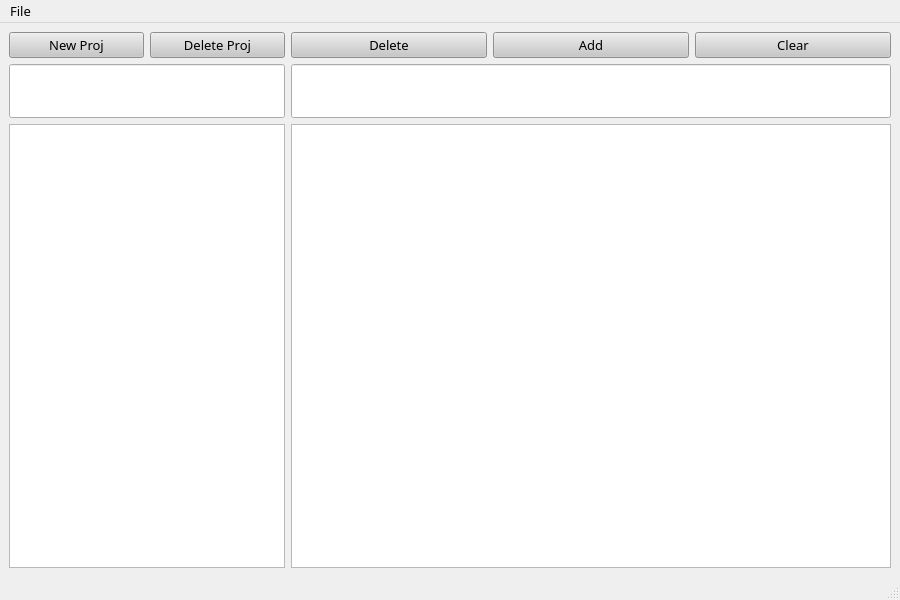
<?xml version="1.0" encoding="UTF-8"?>
<ui version="4.0">
 <class>MainWindow</class>
 <widget class="QMainWindow" name="MainWindow">
  <property name="geometry">
   <rect>
    <x>0</x>
    <y>0</y>
    <width>900</width>
    <height>600</height>
   </rect>
  </property>
  <property name="minimumSize">
   <size>
    <width>900</width>
    <height>600</height>
   </size>
  </property>
  <property name="font">
   <font>
    <family>Fira Code</family>
    <pointsize>10</pointsize>
   </font>
  </property>
  <property name="windowTitle">
   <string>MainWindow</string>
  </property>
  <widget class="QWidget" name="centralwidget">
   <layout class="QGridLayout" name="gridLayout_2">
    <item row="2" column="0" rowspan="2" colspan="2">
     <widget class="QLineEdit" name="lineEdit_LineProj">
      <property name="sizePolicy">
       <sizepolicy hsizetype="Minimum" vsizetype="Minimum">
        <horstretch>0</horstretch>
        <verstretch>0</verstretch>
       </sizepolicy>
      </property>
      <property name="minimumSize">
       <size>
        <width>174</width>
        <height>54</height>
       </size>
      </property>
      <property name="font">
       <font>
        <family>Fira Code</family>
        <pointsize>12</pointsize>
       </font>
      </property>
     </widget>
    </item>
    <item row="0" column="3">
     <widget class="QPushButton" name="pushButton_AddItem">
      <property name="sizePolicy">
       <sizepolicy hsizetype="Minimum" vsizetype="Minimum">
        <horstretch>0</horstretch>
        <verstretch>0</verstretch>
       </sizepolicy>
      </property>
      <property name="minimumSize">
       <size>
        <width>75</width>
        <height>24</height>
       </size>
      </property>
      <property name="font">
       <font>
        <family>Fira Code SemiBold</family>
        <pointsize>10</pointsize>
       </font>
      </property>
      <property name="styleSheet">
       <string notr="true">background-color: rgb(199, 199, 199);</string>
      </property>
      <property name="text">
       <string>Add</string>
      </property>
     </widget>
    </item>
    <item row="0" column="1">
     <widget class="QPushButton" name="pushButton_DeleteProj">
      <property name="sizePolicy">
       <sizepolicy hsizetype="Minimum" vsizetype="Minimum">
        <horstretch>0</horstretch>
        <verstretch>0</verstretch>
       </sizepolicy>
      </property>
      <property name="minimumSize">
       <size>
        <width>96</width>
        <height>24</height>
       </size>
      </property>
      <property name="font">
       <font>
        <family>Fira Code SemiBold</family>
        <pointsize>10</pointsize>
       </font>
      </property>
      <property name="styleSheet">
       <string notr="true">background-color: rgb(199, 199, 199);</string>
      </property>
      <property name="text">
       <string>Delete Proj</string>
      </property>
     </widget>
    </item>
    <item row="0" column="0">
     <widget class="QPushButton" name="pushButton_NewProj">
      <property name="sizePolicy">
       <sizepolicy hsizetype="Minimum" vsizetype="Fixed">
        <horstretch>0</horstretch>
        <verstretch>0</verstretch>
       </sizepolicy>
      </property>
      <property name="minimumSize">
       <size>
        <width>96</width>
        <height>24</height>
       </size>
      </property>
      <property name="font">
       <font>
        <family>Fira Code SemiBold</family>
        <pointsize>10</pointsize>
       </font>
      </property>
      <property name="styleSheet">
       <string notr="true">background-color: rgb(199, 199, 199);</string>
      </property>
      <property name="text">
       <string>New Proj</string>
      </property>
     </widget>
    </item>
    <item row="4" column="0" colspan="2">
     <widget class="QListWidget" name="listWidget_ProjList"/>
    </item>
    <item row="0" column="2">
     <widget class="QPushButton" name="pushButton_DeleteItem">
      <property name="sizePolicy">
       <sizepolicy hsizetype="Minimum" vsizetype="Fixed">
        <horstretch>0</horstretch>
        <verstretch>0</verstretch>
       </sizepolicy>
      </property>
      <property name="minimumSize">
       <size>
        <width>75</width>
        <height>24</height>
       </size>
      </property>
      <property name="font">
       <font>
        <family>Fira Code SemiBold</family>
        <pointsize>10</pointsize>
       </font>
      </property>
      <property name="styleSheet">
       <string notr="true">background-color: rgb(199, 199, 199);</string>
      </property>
      <property name="text">
       <string>Delete</string>
      </property>
     </widget>
    </item>
    <item row="0" column="4">
     <widget class="QPushButton" name="pushButton_clear">
      <property name="font">
       <font>
        <family>Fira Code SemiBold</family>
        <pointsize>10</pointsize>
       </font>
      </property>
      <property name="styleSheet">
       <string notr="true">background-color: rgb(199, 199, 199);</string>
      </property>
      <property name="text">
       <string>Clear</string>
      </property>
     </widget>
    </item>
    <item row="2" column="2" rowspan="2" colspan="3">
     <widget class="QLineEdit" name="lineEdit_LineItem">
      <property name="sizePolicy">
       <sizepolicy hsizetype="Minimum" vsizetype="Minimum">
        <horstretch>0</horstretch>
        <verstretch>0</verstretch>
       </sizepolicy>
      </property>
      <property name="minimumSize">
       <size>
        <width>525</width>
        <height>54</height>
       </size>
      </property>
      <property name="font">
       <font>
        <family>Fira Code</family>
        <pointsize>12</pointsize>
       </font>
      </property>
     </widget>
    </item>
    <item row="4" column="2" colspan="3">
     <widget class="QListWidget" name="listWidget_ItemList">
      <property name="sizePolicy">
       <sizepolicy hsizetype="Minimum" vsizetype="Minimum">
        <horstretch>0</horstretch>
        <verstretch>0</verstretch>
       </sizepolicy>
      </property>
      <property name="minimumSize">
       <size>
        <width>600</width>
        <height>100</height>
       </size>
      </property>
      <property name="font">
       <font>
        <family>Fira Code</family>
        <pointsize>12</pointsize>
       </font>
      </property>
     </widget>
    </item>
   </layout>
  </widget>
  <widget class="QMenuBar" name="menubar">
   <property name="geometry">
    <rect>
     <x>0</x>
     <y>0</y>
     <width>900</width>
     <height>22</height>
    </rect>
   </property>
   <widget class="QMenu" name="menuFile">
    <property name="title">
     <string>File</string>
    </property>
    <addaction name="actionSave"/>
   </widget>
   <addaction name="menuFile"/>
  </widget>
  <widget class="QStatusBar" name="statusbar"/>
  <action name="actionSave">
   <property name="text">
    <string>Save</string>
   </property>
  </action>
 </widget>
 <resources/>
 <connections/>
</ui>
